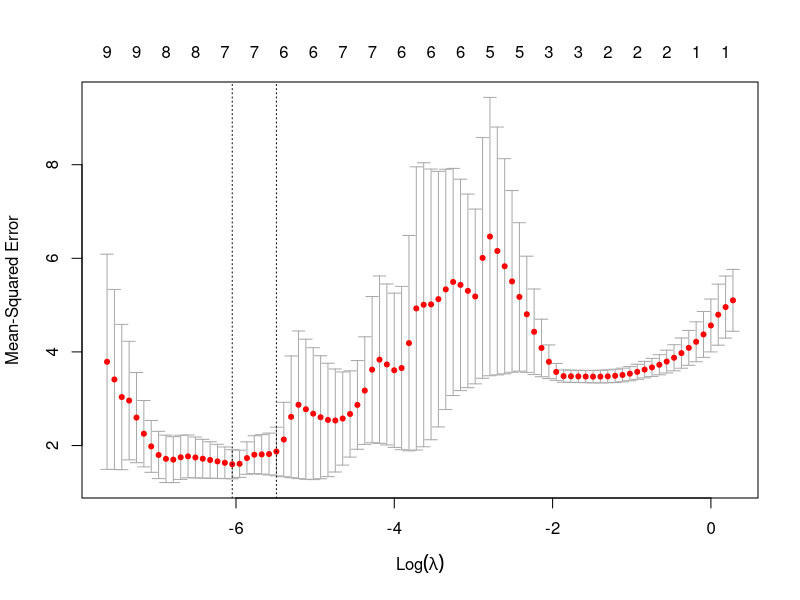
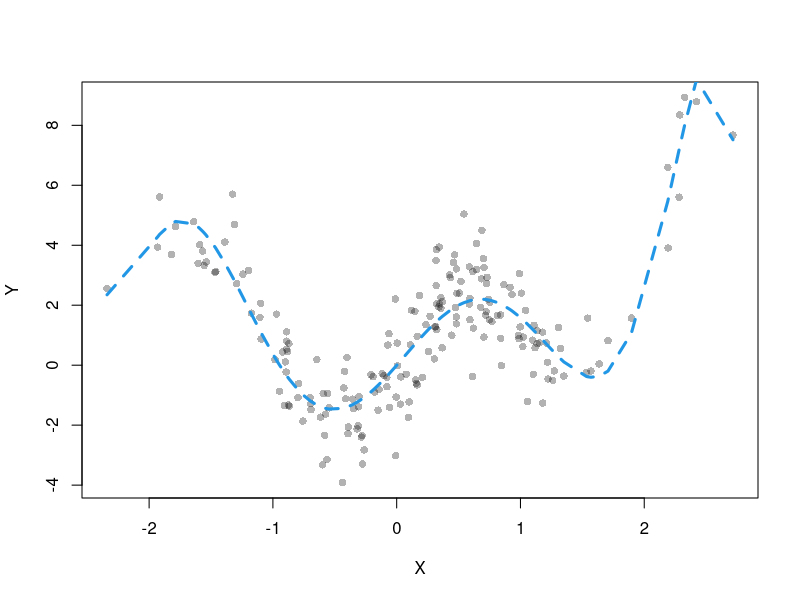
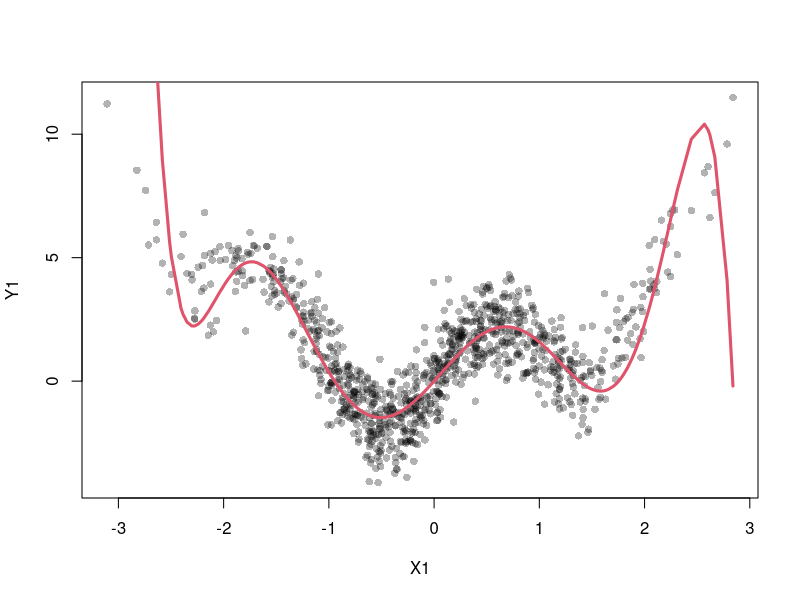
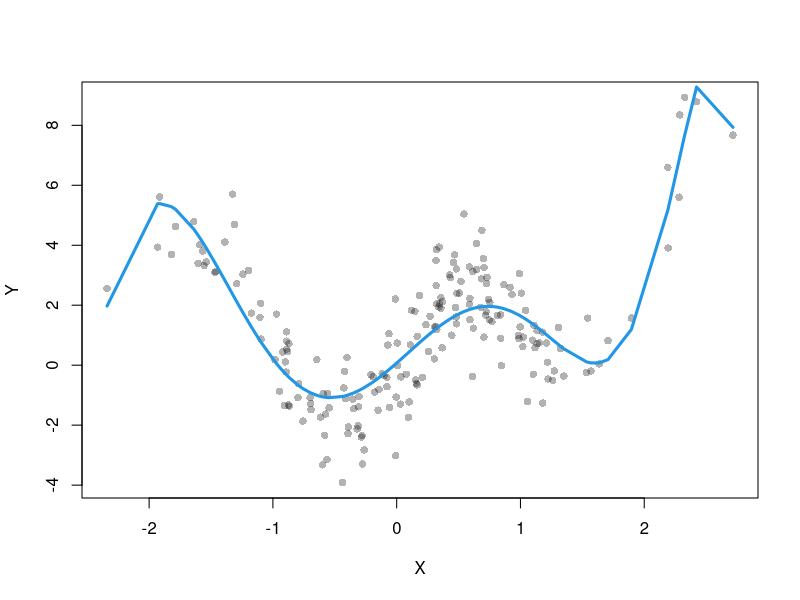
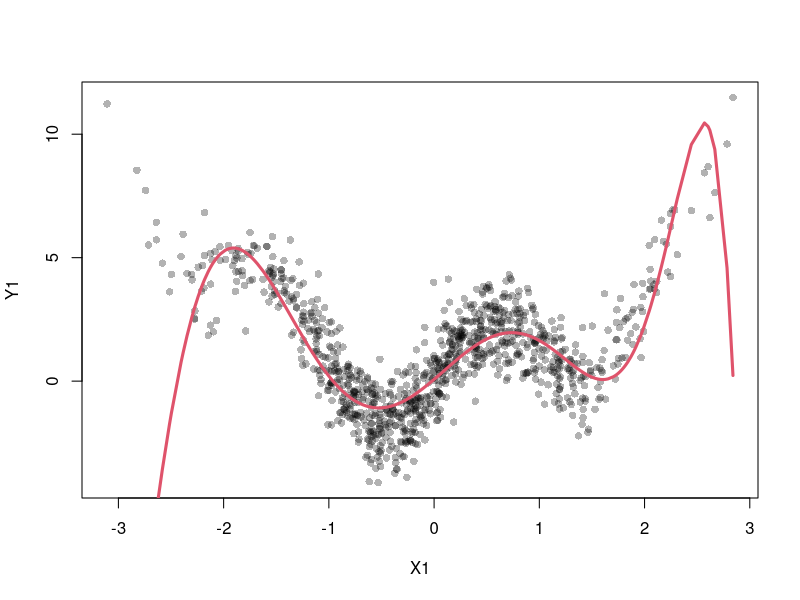
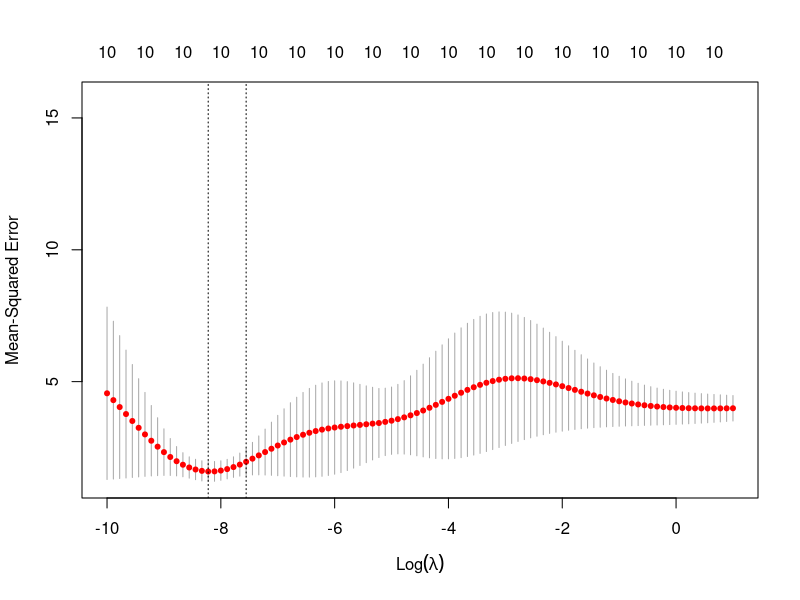

R code for these plots, in order:
library(glmnet)

#ЗАДАНИЕ 1
#Сделайте предыдущее дз с L1-штрафом.

set.seed(7) #фиксируем случайную генерацию
X=rnorm(200)
Z=rnorm(200)
Y=Z+X^2+2*sin(3*X) #настоящая зависимость
data_matrix=cbind(poly(X,degree = 10, raw = T)) #предполагаем, что Y - полином 10й степени от X 

#L1-регуляризация
cross_validation=cv.glmnet(x = data_matrix, y = Y, alpha = 1, nfolds = 10) #L1-рег, поэтому alpha=1, а не 0
plot(cross_validation)
l=cross_validation$lambda.min
model_L1=glmnet(x = data_matrix, y = Y, alpha = 1, lambda = l) #обучаем с подобранной лямбдой
coef(model_L1) 
predict_L1=predict(model_L1, newx = data_matrix)
plot(X,Y, col=rgb(0,0,0,0.3),pch=16) 
lines(X[order(X)],predict_L1[order(X)], type = "l", col=4,lwd=3, lty=2) #красивая штука, похожа на обычную модель, без рег., но должен быть подвох

#посчитаем R^2 (для L2 было около 0.3743894), нарисуем
X1=rnorm(1000)
Z1=rnorm(1000)
Y1=Z1+X1^2+2*sin(3*X1)
data_matrix1=data.frame(poly(X1,degree = 10, raw = T))
predict1=predict(model_L1, newx = as.matrix(data_matrix1))
1-sum((predict1-Y1)^2)/sum((Y1-mean(Y1))^2) #-3.164544 всё грустно, хуже, чем с L2-рег.
plot(X1,Y1, col=rgb(0,0,0,0.3),pch=16) 
lines(X1[order(X1)],predict1[order(X1)], type = "l", col=2,lwd=3) #всё очень плохо, график(кроме левой части) похож на модель без рег. из прошлого дз 

#ЗАДАНИЕ 2
#Попытайтесь осознать, что происходит. Для этого: внимательно посмотрите на размер лямбда-штрафа в L1 и в L2 случае. 

#лямбда для L2 из прошлого дз l=1.962212
#лямбда для L1 l=0.002363491 маленькая, из-за чего уравнение для бетты, которое минимизируем, похоже на обычное, без штрафов 

#ЗАДАНИЕ 3
#Примените такую же лямбда-решёточку для дз с L2 регуляризацией, вручную пропихнув её в кросс-валидацию. Наконец, докажите, что регуляризация неидеальна, а то, что мы получили в предыдущей домашке - обман :)

model_L2=glmnet(x = data_matrix, y = Y, alpha = 0, lambda = l)
predict_L2=predict(model_L2, newx = data_matrix)
plot(X,Y, col=rgb(0,0,0,0.3),pch=16) 
lines(X[order(X)],predict_L2[order(X)], type = "l", col=4,lwd=3) 

#посчитаем R^2, нарисуем
predict2=predict(model_L2, newx = as.matrix(data_matrix1))
plot(X1,Y1, col=rgb(0,0,0,0.3),pch=16) 
lines(X1[order(X1)],predict2[order(X1)], type = "l", col=2,lwd=3)  #ещё больше похоже на обычное, без штрафов
1-sum((predict2-Y1)^2)/sum((Y1-mean(Y1))^2) #0.229146 хотя тут не совсем плохо вроде

#для наших данных L2 работает и всё непллохо, но результат зависит от лямбды, которую получаем из кросс-валидации, если подставляем не ту лямбду, то и результат может быть совсем неочень.
#L1 совсем не подходит, R2<0, из теории: штрафы в L1 начисляются лишь за признаки с большим значением коэффициентов. В отличии от L2, тут коэффициенты могут! обнуляются. У нас обнулились при 6,7,8 степенях, из-за чего могли потерять не малую часть "объяснения". 
coef(model_L1) 

cross_validation1=cv.glmnet(x = data_matrix, y = Y, alpha = 0, nfolds = 100, lambda=c(0,exp(seq(from=-10, to = 1, length.out = 100)))) 
plot(cross_validation1)
l1=cross_validation1$lambda.min
model_L21=glmnet(x = data_matrix, y = Y, alpha = 0, lambda = l1)
predict21=predict(model_L21, newx = as.matrix(data_matrix1))
1-sum((predict21-Y1)^2)/sum((Y1-mean(Y1))^2)
#нашли глобальный максимум, получили по лицу, регуляризация не получилась)))